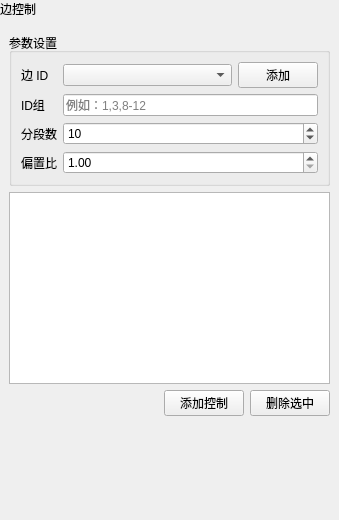
<?xml version='1.0' encoding='utf-8'?>
<ui version="4.0">
 <class>MeshEdgeControlWidget</class>
 <widget class="QWidget" name="MeshEdgeControlWidget">
  <property name="geometry">
   <rect>
    <x>0</x>
    <y>0</y>
    <width>339</width>
    <height>520</height>
   </rect>
  </property>
  <property name="windowTitle">
   <string>边控制</string>
  </property>
  <layout class="QVBoxLayout" name="verticalLayout">
   <property name="leftMargin">
    <number>0</number>
   </property>
   <property name="topMargin">
    <number>0</number>
   </property>
   <property name="rightMargin">
    <number>0</number>
   </property>
   <property name="bottomMargin">
    <number>0</number>
   </property>
   <item>
    <widget class="QLabel" name="pageHeaderLabel">
     <property name="visible">
      <bool>false</bool>
     </property>
     <property name="sizePolicy">
      <sizepolicy hsizetype="Preferred" vsizetype="Fixed">
       <horstretch>0</horstretch>
       <verstretch>0</verstretch>
      </sizepolicy>
     </property>
     <property name="text">
      <string>边控制</string>
     </property>
    </widget>
   </item>
   <item>
    <layout class="QVBoxLayout" name="contentLayout">
     <property name="leftMargin">
      <number>9</number>
     </property>
     <property name="topMargin">
      <number>9</number>
     </property>
     <property name="rightMargin">
      <number>9</number>
     </property>
     <property name="bottomMargin">
      <number>9</number>
     </property>
     <property name="spacing">
      <number>6</number>
     </property>
     <item>
      <widget class="QWidget" name="widget" native="true">
       <layout class="QVBoxLayout" name="verticalLayout_2">
        <item>
         <widget class="QGroupBox" name="groupBoxInput">
          <property name="title">
           <string>参数设置</string>
          </property>
          <layout class="QGridLayout" name="gridLayout">
           <item row="4" column="1">
            <widget class="QSpinBox" name="spinDivisions">
             <property name="minimum">
              <number>1</number>
             </property>
             <property name="maximum">
              <number>2000</number>
             </property>
             <property name="value">
              <number>10</number>
             </property>
             <property name="minimumSize">
              <size>
               <width>10</width>
               <height>0</height>
              </size>
             </property>
            </widget>
           </item>
           <item row="4" column="0">
            <widget class="QLabel" name="labelDivisions">
             <property name="text">
              <string>分段数</string>
             </property>
            </widget>
           </item>
           <item row="3" column="1">
            <widget class="QLineEdit" name="editEdgeIds">
             <property name="placeholderText">
              <string>例如：1,3,8-12</string>
             </property>
             <property name="minimumSize">
              <size>
               <width>10</width>
               <height>0</height>
              </size>
             </property>
            </widget>
           </item>
           <item row="5" column="0">
            <widget class="QLabel" name="labelBias">
             <property name="text">
              <string>偏置比</string>
             </property>
            </widget>
           </item>
           <item row="5" column="1">
            <widget class="QDoubleSpinBox" name="spinBias">
             <property name="decimals">
              <number>2</number>
             </property>
             <property name="minimum">
              <double>1.000000000000000</double>
             </property>
             <property name="maximum">
              <double>100.000000000000000</double>
             </property>
             <property name="singleStep">
              <double>0.100000000000000</double>
             </property>
             <property name="value">
              <double>1.000000000000000</double>
             </property>
             <property name="minimumSize">
              <size>
               <width>10</width>
               <height>0</height>
              </size>
             </property>
            </widget>
           </item>
           <item row="2" column="0">
            <widget class="QLabel" name="labelEdgeIds">
             <property name="sizePolicy">
              <sizepolicy hsizetype="Fixed" vsizetype="Preferred">
               <horstretch>0</horstretch>
               <verstretch>0</verstretch>
              </sizepolicy>
             </property>
             <property name="text">
              <string>边 ID</string>
             </property>
            </widget>
           </item>
           <item row="2" column="1">
            <layout class="QHBoxLayout" name="horizontalLayout">
             <item>
              <widget class="CustomComboBox" name="cmbEntity">
               <property name="minimumSize">
                <size>
                 <width>10</width>
                 <height>0</height>
                </size>
               </property>
              </widget>
             </item>
             <item>
              <widget class="QPushButton" name="btnAppendEntity">
               <property name="sizePolicy">
                <sizepolicy hsizetype="Fixed" vsizetype="Fixed">
                 <horstretch>0</horstretch>
                 <verstretch>0</verstretch>
                </sizepolicy>
               </property>
               <property name="text">
                <string>添加</string>
               </property>
              </widget>
             </item>
             <property name="leftMargin">
              <number>0</number>
             </property>
             <property name="topMargin">
              <number>0</number>
             </property>
             <property name="rightMargin">
              <number>0</number>
             </property>
             <property name="bottomMargin">
              <number>0</number>
             </property>
            </layout>
           </item>
           <item row="3" column="0">
            <widget class="QLabel" name="label">
             <property name="text">
              <string>ID组</string>
             </property>
            </widget>
           </item>
           <property name="leftMargin">
            <number>9</number>
           </property>
           <property name="topMargin">
            <number>9</number>
           </property>
           <property name="rightMargin">
            <number>9</number>
           </property>
           <property name="bottomMargin">
            <number>9</number>
           </property>
          </layout>
         </widget>
        </item>
        <item>
         <widget class="QTableWidget" name="tableControls">
          <attribute name="horizontalHeaderStretchLastSection">
           <bool>true</bool>
          </attribute>
          <property name="minimumSize">
           <size>
            <width>10</width>
            <height>0</height>
           </size>
          </property>
         </widget>
        </item>
        <property name="leftMargin">
         <number>0</number>
        </property>
        <property name="topMargin">
         <number>0</number>
        </property>
        <property name="rightMargin">
         <number>0</number>
        </property>
        <property name="bottomMargin">
         <number>0</number>
        </property>
       </layout>
      </widget>
     </item>
     <item>
      <layout class="QHBoxLayout" name="horizontalLayoutButtons">
       <item>
        <spacer name="horizontalSpacer">
         <property name="orientation">
          <enum>Qt::Horizontal</enum>
         </property>
         <property name="sizeHint" stdset="0">
          <size>
           <width>40</width>
           <height>20</height>
          </size>
         </property>
        </spacer>
       </item>
       <item>
        <widget class="QPushButton" name="btnAdd">
         <property name="text">
          <string>添加控制</string>
         </property>
        </widget>
       </item>
       <item>
        <widget class="QPushButton" name="btnDelete">
         <property name="text">
          <string>删除选中</string>
         </property>
        </widget>
       </item>
       <property name="leftMargin">
        <number>0</number>
       </property>
       <property name="topMargin">
        <number>0</number>
       </property>
       <property name="rightMargin">
        <number>0</number>
       </property>
       <property name="bottomMargin">
        <number>0</number>
       </property>
      </layout>
     </item>
     <item>
      <spacer name="verticalSpacer">
       <property name="orientation">
        <enum>Qt::Vertical</enum>
       </property>
       <property name="sizeHint" stdset="0">
        <size>
         <width>20</width>
         <height>40</height>
        </size>
       </property>
      </spacer>
     </item>
    </layout>
   </item>
  </layout>
 </widget>
 <customwidgets>
  <customwidget>
   <class>CustomComboBox</class>
   <extends>QComboBox</extends>
   <header>CustomComboBox.h</header>
  </customwidget>
 </customwidgets>
 <resources />
 <connections />
</ui>
